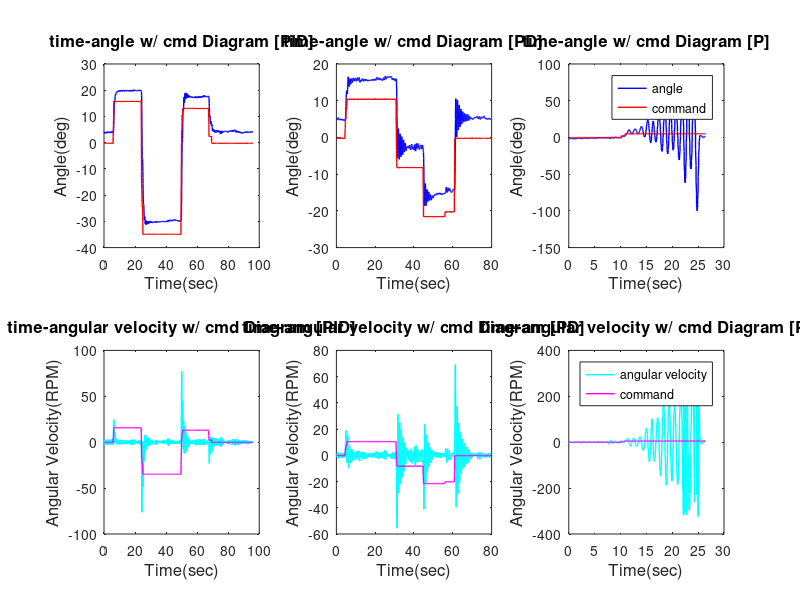
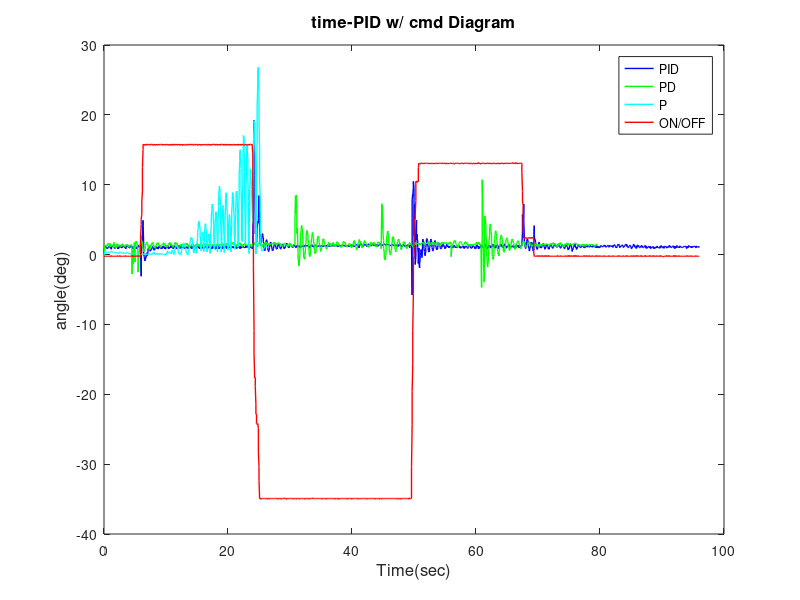

Write the MATLAB code that produced these figures, in order.
%load data
clear all, clc, close all
load('PID.mat');
load('PD.mat');
load('P.mat');
%initialization time on zero
time1 = time1 - time1(1);
time2 = time2 - time2(1);
time3 = time3 - time3(1);

%time-angle w/ cmd Diagram [PID]
figure (1)
subplot(2,3,1);
plot(time1,angle1,'b','LineWidth',1);
hold on
plot(time1,command1,'r','LineWidth',1);
set(gcf,'color','w')
title('time-angle w/ cmd Diagram [PID]','fontsize',12)
xlabel('Time(sec)','fontsize',12)
ylabel('Angle(deg)','fontsize',12)

%time-angle w/ cmd Diagram [PD]
subplot(2,3,2);
plot(time2,angle2,'b','LineWidth',1);
hold on
plot(time2,command2,'r','LineWidth',1);
set(gcf,'color','w')
title('time-angle w/ cmd Diagram [PD]','fontsize',12)
xlabel('Time(sec)','fontsize',12)
ylabel('Angle(deg)','fontsize',12)

%time-angle w/ cmd Diagram [P]
subplot(2,3,3);
plot(time3,angle3,'b','LineWidth',1);
hold on
plot(time3,command3,'r','LineWidth',1);
set(gcf,'color','w')
legend('angle','command')
title('time-angle w/ cmd Diagram [P]','fontsize',12)
xlabel('Time(sec)','fontsize',12)
ylabel('Angle(deg)','fontsize',12)

%time-angular velocity w/ cmd Diagram [PID]
subplot(2,3,4);
plot(time1,av1,'c','LineWidth',1);
hold on
plot(time1,command1,'m','LineWidth',1);
set(gcf,'color','w')
title('time-angular velocity w/ cmd Diagram [PID]','fontsize',12)
xlabel('Time(sec)','fontsize',12)
ylabel('Angular Velocity(RPM)','fontsize',12)

%time-angular velocity w/ cmd Diagram [PD]
subplot(2,3,5);
plot(time2,av2,'c','LineWidth',1);
hold on
plot(time2,command2,'m','LineWidth',1);
set(gcf,'color','w')
title('time-angular velocity w/ cmd Diagram [PD]','fontsize',12)
xlabel('Time(sec)','fontsize',12)
ylabel('Angular Velocity(RPM)','fontsize',12)

%time-angular velocity w/ cmd Diagram [PID]
subplot(2,3,6);
plot(time3,av3,'c','LineWidth',1);
hold on
plot(time3,command3,'m','LineWidth',1);
set(gcf,'color','w')
legend('angular velocity','command')
title('time-angular velocity w/ cmd Diagram [P]','fontsize',12)
xlabel('Time(sec)','fontsize',12)
ylabel('Angular Velocity(RPM)','fontsize',12)

%calculating error
err1 = abs(command1 - angle1);
err2 = abs(command2 - angle2);
err3 = abs(command3 - angle3);
%define sample rate
dt = 0.1;
%apply PID gain into manipulated variable
for i=1:1923
    %Propotional/Intergrating/Derivating errors
    Perr1(i+1) = err1(i+1);
    Derr1(i+1) = (err1(i+1) - err1(i))/dt;
    Ierr1(i+1) = (err1(i+1) + err1(i))*dt/2;
    MV1(i+1) = (P1(i)*Perr1(i) + I1(i)*Ierr1(i+1) + D1(1)*Derr1(i))*0.1;
end
for i=1:1588
    %Propotional/Intergrating/Derivating errors
    Perr2(i+1) = err2(i+1);
    Derr2(i+1) = (err2(i+1) - err2(i))/dt;
    Ierr2(i+1) = (err2(i+1) + err2(i))*dt/2;
    MV2(i+1) = (P2(i)*Perr2(i) + I1(i)*Ierr2(i+1) + D1(1)*Derr2(i))*0.1;
end
for i=1:527
    %Propotional/Intergrating/Derivating errors
    Perr3(i+1) = err3(i+1);
    Derr3(i+1) = (err3(i+1) - err3(i))/dt;
    Ierr3(i+1) = (err3(i+1) + err3(i))*dt/2;
    MV3(i+1) = (P3(i)*Perr3(i) + I3(i)*Ierr3(i+1) + D3(1)*Derr3(i))*0.1;
end
%cutoff time

%time-PID w/ cmd Diagram
figure (2)
plot(time1,MV1,'b','LineWidth',1);
hold on
plot(time2,MV2,'g','LineWidth',1);
plot(time3,MV3,'c','LineWidth',1);
plot(time1,command1,'r','LineWidth',1);
set(gcf,'color','w')
legend('PID','PD','P','ON/OFF')
title('time-PID w/ cmd Diagram','fontsize',12)
xlabel('Time(sec)','fontsize',12)
ylabel('angle(deg)','fontsize',12)
